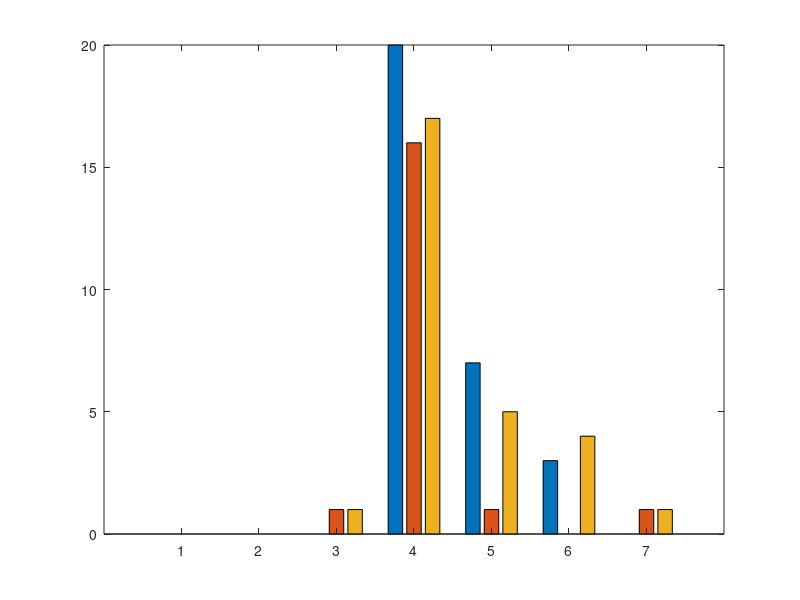

Source code (MATLAB): (Note: this script raises an error after producing the figure.)
% Cuba, New Mexico - Reported offenses by type, 2018-2020
% Source: Uniform Crime Reports - NM Department of Public Safety
% Values are the "Number" metric (count of offenses) from Cuba_data.csv

years = [2018 2019 2020];

offenses = {'Criminal Homicide', 'Forcible Rape', 'Robbery', 'Assault', ...
            'Burglary', 'Larceny-Theft', 'Motor Vehicle Theft'};

% Rows = offense types, columns = years (2018, 2019, 2020)
counts = [ 0  0  0;    % Criminal Homicide
           0  0  0;    % Forcible Rape
           0  1  1;    % Robbery
          20 16 17;    % Assault
           7  1  5;    % Burglary
           3  0  4;    % Larceny-Theft
           0  1  1];   % Motor Vehicle Theft

% ---- Grouped bar chart: offense types, one bar per year ----
figure('Name', 'Cuba NM Crime', 'Color', 'w', 'Position', [100 100 950 550]);
b = bar(counts, 'grouped');
b(1).FaceColor = [0.20 0.45 0.75];
b(2).FaceColor = [0.95 0.60 0.20];
b(3).FaceColor = [0.35 0.70 0.40];

set(gca, 'XTickLabel', offenses, 'FontSize', 11);
xtickangle(30);
xlabel('Offense Type', 'FontSize', 12);
ylabel('Number of Offenses', 'FontSize', 12);
title({
    'Reported Crimes by Type in Cuba, New Mexico (2018-2020)'
    '2020 source shows January-October entries only; incomplete-year coverage'
}, 'FontSize', 14);
legend(string(years), 'Location', 'northeast');
grid on;
box off;

% Label each bar with its value (skip zeros to keep the chart clean)
for k = 1:numel(b)
    xt = b(k).XEndPoints;
    yt = b(k).YData;
    for i = 1:numel(yt)
        if yt(i) > 0
            text(xt(i), yt(i) + 0.3, num2str(yt(i)), ...
                'HorizontalAlignment', 'center', 'FontSize', 9);
        end
    end
end

% To save the figure, uncomment:
% exportgraphics(gcf, 'cuba_nm_crime.png', 'Resolution', 300);
